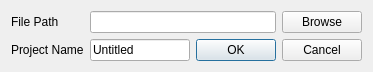
<?xml version="1.0" encoding="UTF-8"?>
<ui version="4.0">
 <class>DialogNewProject</class>
 <widget class="QDialog" name="DialogNewProject">
  <property name="geometry">
   <rect>
    <x>0</x>
    <y>0</y>
    <width>373</width>
    <height>70</height>
   </rect>
  </property>
  <property name="windowTitle">
   <string>Create New Project File</string>
  </property>
  <layout class="QGridLayout" name="gridLayout">
   <item row="0" column="1" colspan="2">
    <widget class="QLineEdit" name="lineEditPath"/>
   </item>
   <item row="0" column="0">
    <widget class="QLabel" name="label">
     <property name="text">
      <string>File Path</string>
     </property>
    </widget>
   </item>
   <item row="1" column="2" colspan="2">
    <widget class="QDialogButtonBox" name="buttonBox">
     <property name="orientation">
      <enum>Qt::Horizontal</enum>
     </property>
     <property name="standardButtons">
      <set>QDialogButtonBox::Cancel|QDialogButtonBox::Ok</set>
     </property>
    </widget>
   </item>
   <item row="1" column="1">
    <widget class="QLineEdit" name="lineEditName">
     <property name="text">
      <string>Untitled</string>
     </property>
    </widget>
   </item>
   <item row="1" column="0">
    <widget class="QLabel" name="label_2">
     <property name="text">
      <string>Project Name</string>
     </property>
    </widget>
   </item>
   <item row="0" column="3">
    <widget class="QPushButton" name="pushButton">
     <property name="text">
      <string>Browse</string>
     </property>
    </widget>
   </item>
  </layout>
 </widget>
 <resources/>
 <connections>
  <connection>
   <sender>buttonBox</sender>
   <signal>accepted()</signal>
   <receiver>DialogNewProject</receiver>
   <slot>accept()</slot>
   <hints>
    <hint type="sourcelabel">
     <x>248</x>
     <y>254</y>
    </hint>
    <hint type="destinationlabel">
     <x>157</x>
     <y>274</y>
    </hint>
   </hints>
  </connection>
  <connection>
   <sender>buttonBox</sender>
   <signal>rejected()</signal>
   <receiver>DialogNewProject</receiver>
   <slot>reject()</slot>
   <hints>
    <hint type="sourcelabel">
     <x>316</x>
     <y>260</y>
    </hint>
    <hint type="destinationlabel">
     <x>286</x>
     <y>274</y>
    </hint>
   </hints>
  </connection>
 </connections>
</ui>
